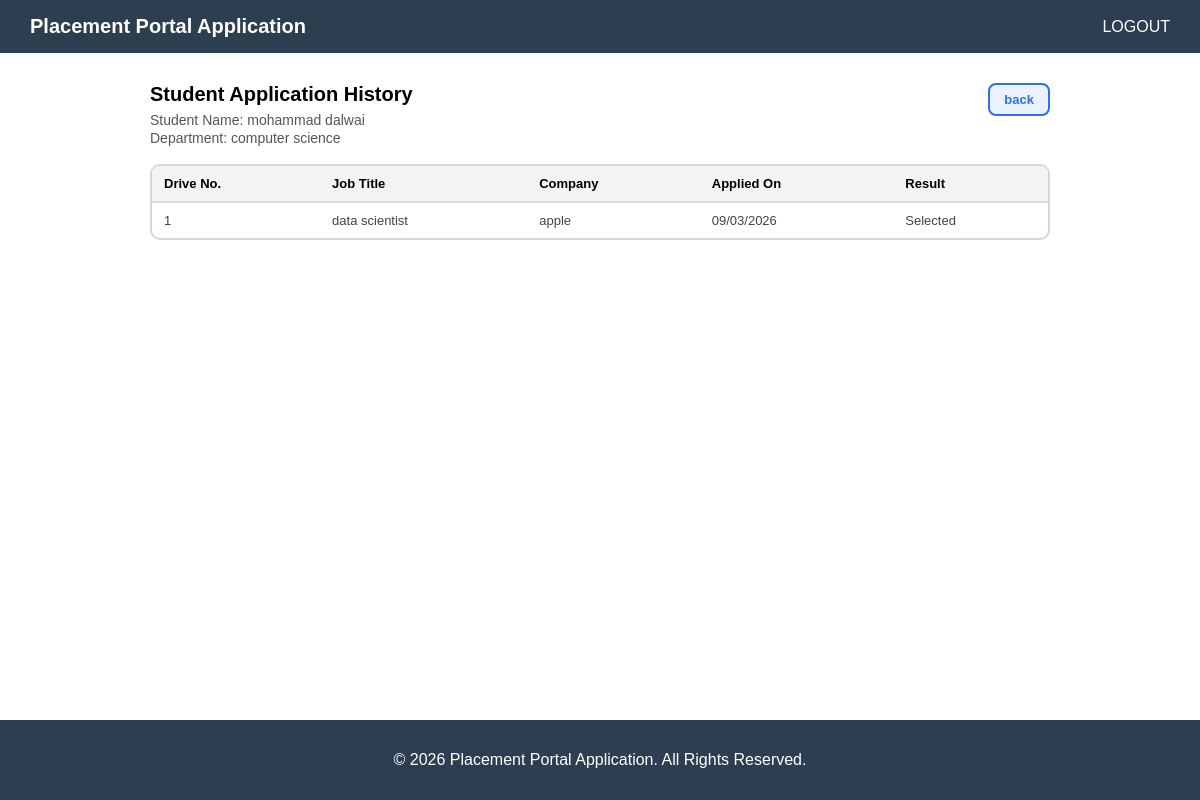
Screenshot of /student_dashboard/history (signed in) with the database file from the repository.
### app.py (models this page shows)
class Student(db.Model):
    __tablename__ = "student"
    id = db.Column(db.Integer, primary_key=True)
    student_iid = db.Column(db.String(30), unique=True, nullable=False)
    f_name = db.Column(db.String(50), nullable=False)
    l_name = db.Column(db.String(50), nullable=False)
    department = db.Column(db.String(150), nullable=False)
    cgpa = db.Column(db.Float, nullable=False)
    batch_year = db.Column(db.Integer, nullable=False)
    placed = db.Column(db.Boolean, default=False, nullable=False)
    resume = db.Column(db.String(200), nullable=True)
    user_id = db.Column(
        db.Integer, db.ForeignKey("users.id", ondelete="CASCADE"),
        nullable=False, unique=True
    )
    user = db.relationship("User", back_populates="student_profile")
    applications = db.relationship(
        "Application",
        back_populates="student",
        cascade="all, delete-orphan"
    )

class Application(db.Model):
    __tablename__ = "applications"
    id = db.Column(db.Integer, primary_key=True)
    student_id = db.Column(
        db.Integer, db.ForeignKey("student.id", ondelete="CASCADE"),
        nullable=False, index=True
    )
    drive_id = db.Column(
        db.Integer, db.ForeignKey("placement_drive.id", ondelete="CASCADE"),
        nullable=False, index=True
    )
    applied_at = db.Column(db.DateTime, default=datetime.utcnow, nullable=False)
    status = db.Column(db.String(20), default="applied", nullable=False, index=True)
    student = db.relationship("Student", back_populates="applications")
    drive = db.relationship("Placement_Drive", back_populates="applications")
    __table_args__ = (
        db.UniqueConstraint("student_id", "drive_id", name="uq_student_drive"),
    )

class Placement_Drive(db.Model):
    __tablename__ = "placement_drive"
    id = db.Column(db.Integer, primary_key=True)
    date_posted = db.Column(db.DateTime, default=datetime.utcnow, nullable=False)
    status = db.Column(db.String(50), nullable=False, default="Pending")
    verified = db.Column(db.String(50), nullable = False, default="In Review")
    job_title = db.Column(db.String(50), nullable=False)
    job_description = db.Column(db.String(500), nullable=False)
    eligibility_criteria = db.Column(db.String(500), nullable=False)
    application_deadline = db.Column(db.DateTime, nullable=False)
    company_id = db.Column(
        db.Integer, db.ForeignKey("company.id", ondelete="CASCADE"),
        nullable=False, index=True
    )
    company = db.relationship("Company", back_populates="drives")
    applications = db.relationship(
        "Application",
        back_populates="drive",
        cascade="all, delete-orphan"
    )

class Company(db.Model):
    __tablename__ = "company"
    id = db.Column(db.Integer, primary_key=True)
    company_name = db.Column(db.String(150), unique=True, nullable=False)
    company_description = db.Column(db.String(200), nullable=False)
    company_website = db.Column(db.String(200), nullable=False)
    status = db.Column(db.String(50), nullable=False, default="Pending")
    user_id = db.Column(
        db.Integer, db.ForeignKey("users.id", ondelete="CASCADE"),
        nullable=False, unique=True
    )
    user = db.relationship("User", back_populates="company_profile")
    drives = db.relationship(
        "Placement_Drive",
        back_populates="company",
        cascade="all, delete-orphan"
    )

### app.py (the view)
@app.route('/student_dashboard/history')
def stud_history():
    user_id = session.get('id')
    if not user_id:
        return redirect(url_for('login'))
    student = Student.query.filter_by(user_id = user_id).first()
    applications = []
    if student:
        applications = Application.query.filter_by(student_id = student.id).all()
    return render_template("student_history.html", student=student, applications=applications)

### templates/student_history.html (shortened to what this page needs)
{% extends "base.html" %}
{% block content %}
<div class="page">
  <div class="header">
    <div>
      <h2>Student Application History</h2>
      {% if student %}
        <p>Student Name: {{ student.f_name }} {{ student.l_name }}</p>
        <p>Department: {{ student.department }}</p>
      {% endif %}
    </div>
    <a href="{{ url_for('student_dashboard') }}" class="btn">back</a>
  </div>
  {% if applications %}
    <div class="table-wrap">
      <table>
        <thead>
          <tr>
            <th>Drive No.</th>
            <th>Job Title</th>
            <th>Company</th>
            <th>Applied On</th>
            <th>Result</th>
          </tr>
        </thead>
        <tbody>
          {% for app in applications %}
            <tr>
              <td>{{ loop.index }}</td>
              <td>{{ app.drive.job_title }}</td>
              <td>{{ app.drive.company.company_name }}</td>
              <td>{{ app.applied_at.strftime('%d/%m/%Y') }}</td>
              <td>{{ app.status | capitalize }}</td>
            </tr>
          {% endfor %}
        </tbody>
      </table>
    </div>
  {% else %}
    <p style="color: #999; font-size: 14px;">No application history yet.</p>
  {% endif %}
</div>
{% endblock %}

### templates/base.html (style rules this page uses)
body { margin: 0; font-family: Arial, sans-serif; }

### templates/student_history.html (style rules this page uses)
.page { max-width: 900px; margin: 30px auto; padding: 0 16px 60px; }
.header { display: flex; justify-content: space-between; align-items: flex-start; margin-bottom: 16px; }
.header h2 { font-size: 20px; margin: 0 0 6px; }
.header p { font-size: 14px; color: #555; margin: 2px 0; }
.btn { padding: 7px 14px; border-radius: 8px; border: 2px solid #2f6fed; background: #eaf2ff; color: #2f6fed; font-size: 13px; font-weight: 600; text-decoration: none; }
.table-wrap { border: 2px solid #d6d6d6; border-radius: 10px; overflow: hidden; background: #fff; }
table { width: 100%; border-collapse: collapse; }
thead th { background: #f3f3f3; padding: 10px 12px; text-align: left; font-size: 13px; border-bottom: 2px solid #ddd; }
tbody td { padding: 10px 12px; font-size: 13px; border-bottom: 1px solid #eee; color: #444; }
tbody tr:last-child td { border-bottom: none; }

### rows the page displays
Student: f_name "mohammad", l_name "dalwai", department "computer science"
Application: drive.job_title "data scientist", drive.company.company_name "apple", applied_at "09/03/2026", status "Selected"
